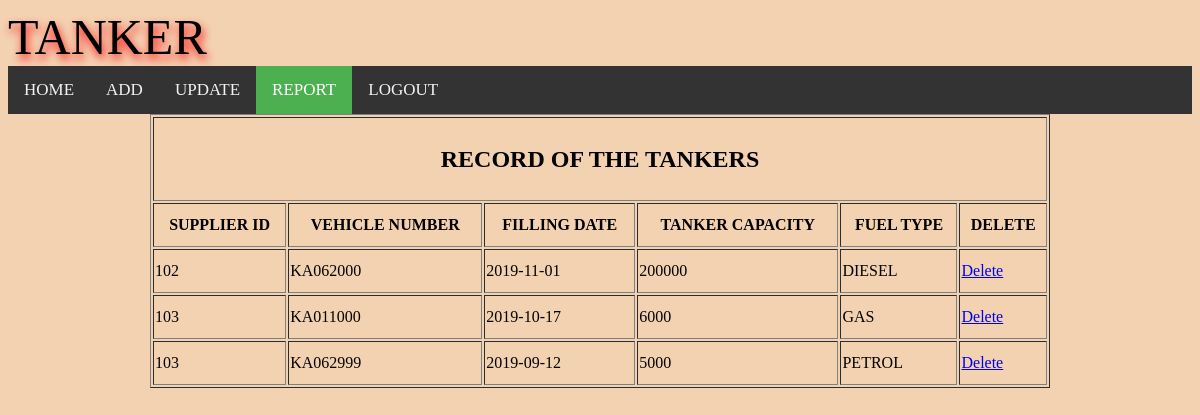
/rtanker.php, run on the app's committed database.
### tables this page shows
CREATE TABLE `tanker` (
  `supplierid` int(10) NOT NULL,
  `vehicleno` varchar(20) NOT NULL,
  `date` varchar(10) NOT NULL,
  `tankercapacity` int(5) NOT NULL,
  `fueltype` varchar(10) NOT NULL
);

### rtanker.php (the view, shortened to what this page needs)
<?php
$servername = "localhost";
$userid = "root";
$password = "";
$dbname = "login";
$link= mysqli_connect($servername, $userid, $password, $dbname);
$sql="select * from tanker";
$result=mysqli_query($link,$sql);
?>
<!DOCTYPE html>
<html>
<HEAD>
<div class="col-sm-5">
            <div ><span style="font-family:impact;text-shadow:2px 5px 10px red; font-size:50px">TANKER</span></div>
        </div>
</HEAD>
<body>
<div class="topnav">
  <a  href="services.php">HOME</a>
<a   href="tanker.php">ADD</a>
  <a  href="UTANKER.php">UPDATE</a>
 <a  class="active" href="rtanker.php">REPORT</a>
	<a href="login.php">LOGOUT</a>
</div>
<table align="center"border="1px" style="width:900px; line-height:40px;">
<tr>
<th colspan="6"><h2>RECORD OF THE TANKERS</h2></th>
</tr>
<t>
<th>SUPPLIER ID</TH>
<th>VEHICLE NUMBER</TH>
<th>FILLING DATE</TH>
<th>TANKER CAPACITY</TH>
<th>FUEL TYPE</TH>
<th>DELETE</TH>
</t>
<?php
 if(mysqli_num_rows($result) > 0){
	 while($row = mysqli_fetch_array($result))
	{
echo "<tr>";
                echo "<td>" . $row['supplierid'] . "</td>";
                echo "<td>" . $row['vehicleno'] . "</td>";
                echo "<td>" . $row['date'] . "</td>";
                echo "<td>" . $row['tankercapacity'] . "</td>";
		echo "<td>" . $row['fueltype'] . "</td>";
echo"<td><a href=dTANKER.php?supplierid=".$row['supplierid'].">Delete</a></td>";
            echo "</tr>";
        }
        echo "</table>";
}
    else{
        echo "No records matching your query were found.";
    }
?>
</body>
</html>

### rtanker.php (style rules this page uses)
body { background-color:#F3D2B2; }
.topnav { overflow: hidden; background-color: #333; }
.topnav a { float: left; color: #f2f2f2; text-align: center; padding: 14px 16px; text-decoration: none; font-size: 17px; }
.topnav a.active { background-color: #4CAF50; color: white; }

### data on the page
tanker: supplierid "102", vehicleno "KA062000", date "2019-11-01", tankercapacity "200000", fueltype "DIESEL"
tanker: supplierid "103", vehicleno "KA011000", date "2019-10-17", tankercapacity "6000", fueltype "GAS"
tanker: supplierid "103", vehicleno "KA062999", date "2019-09-12", tankercapacity "5000", fueltype "PETROL"
